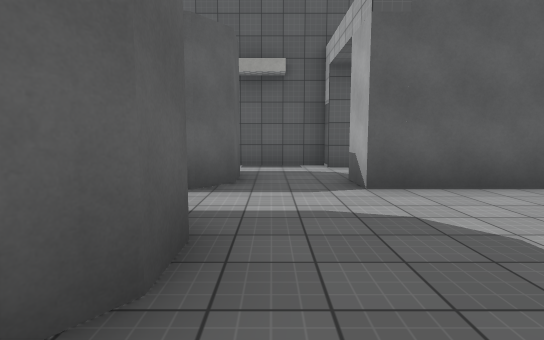
view 1 (above)

14 first-person views from a walk through a Unity game level. The camera is 1.4 m above the floor, tilts 6° down and sees 80° across. Doors are open. The floor is counted in squares, 2 m on a side. Each view is taken from the middle of a square. On the plan, view 1 faces up. The plan holds only what a view shows up to about 10 squares ahead; the rest is blank. The player character is not drawn. Surface patterns are stand-ins for the level's own textures.

view 2
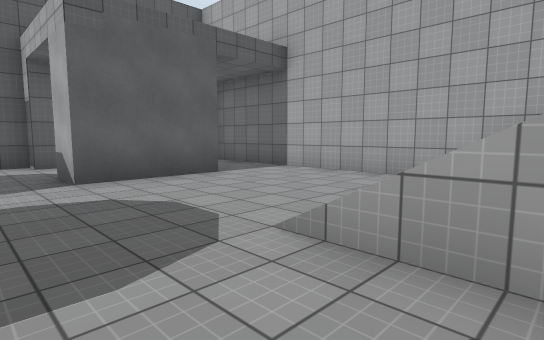

view 3
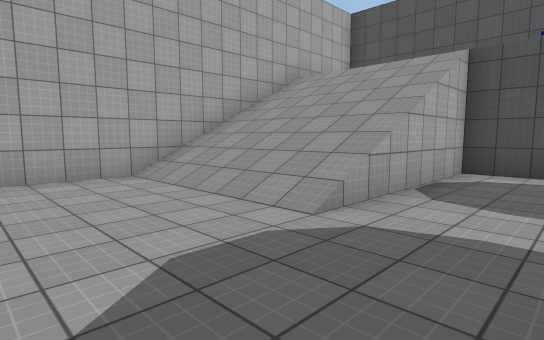

view 4
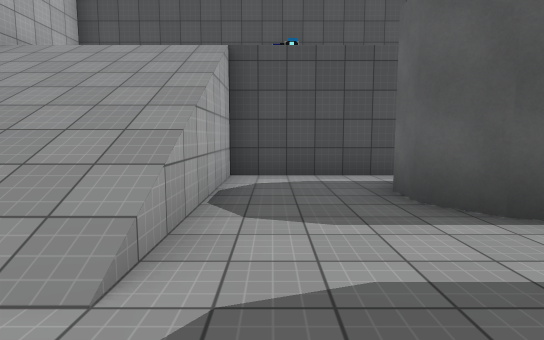

view 5
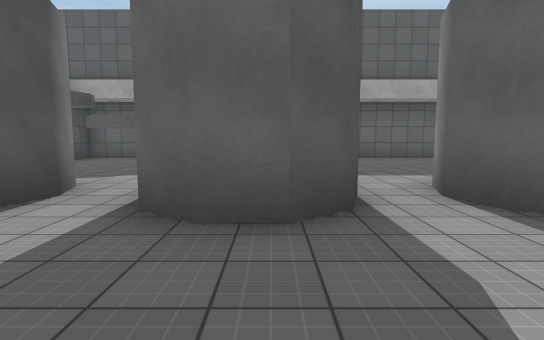

view 6
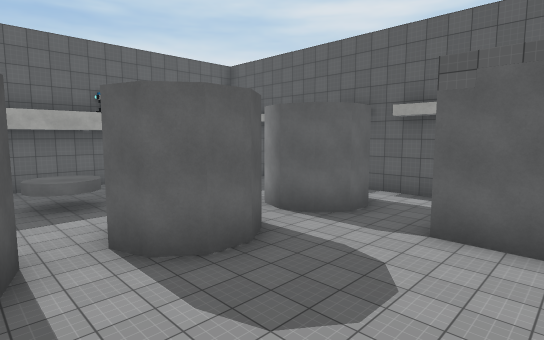

view 7
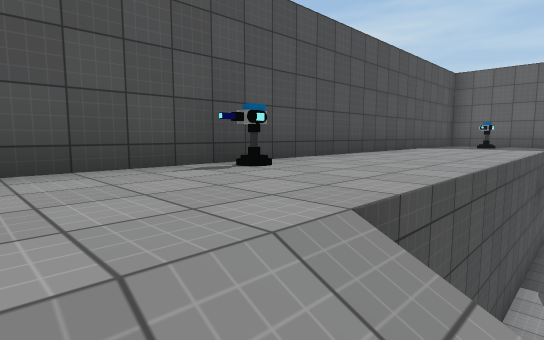

view 8
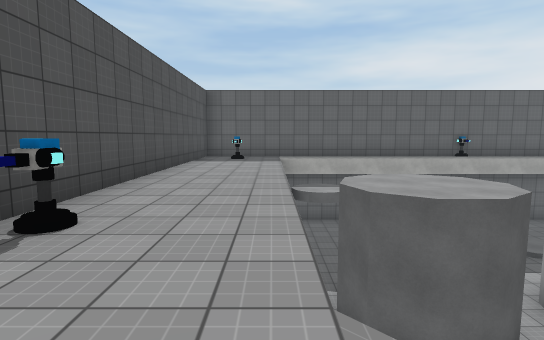

view 9
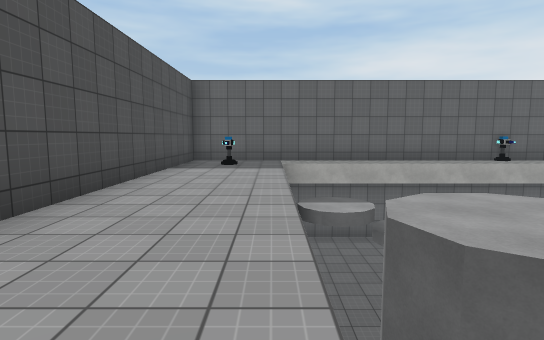

view 10
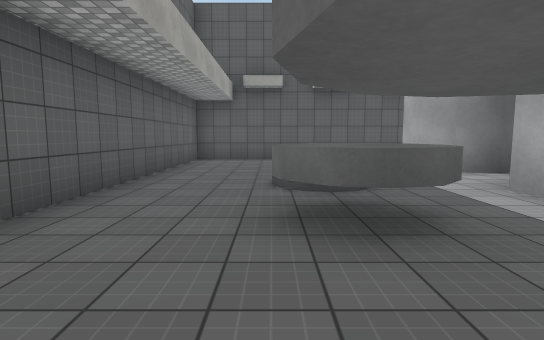

view 11
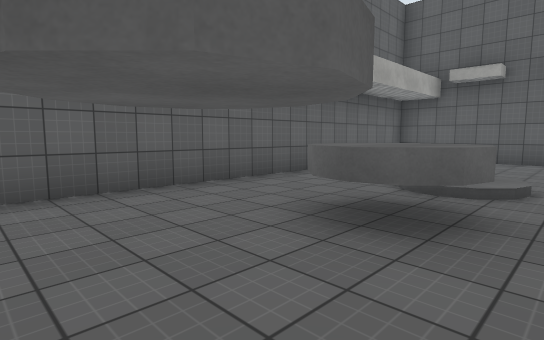

view 12
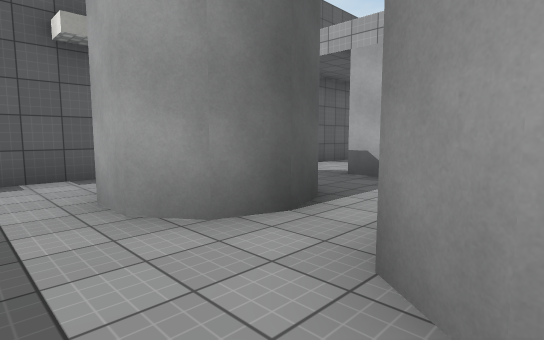

view 13
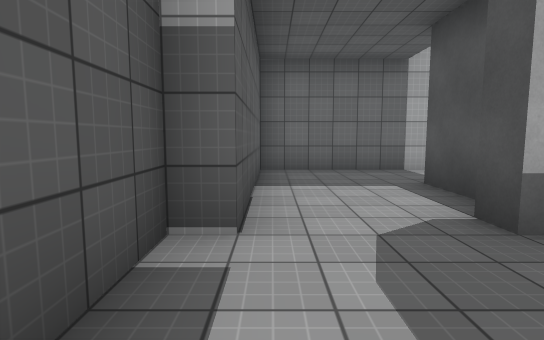

view 14
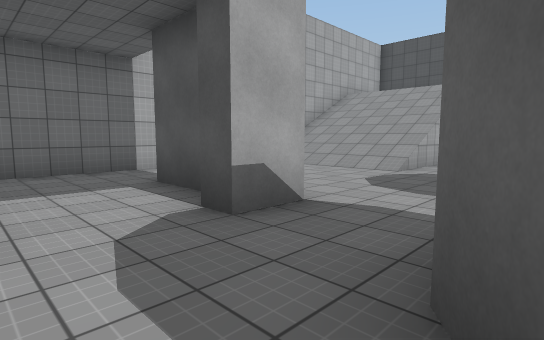

### Floor plan
Key: @ floor where view 1 was taken; # wall or solid block; x gap in a wall; . main floor; : floor 0.25 m higher than the main floor; + floor 4.5 m higher than the main floor; / step, stairs or slope; D open door; ^ raised ledge; T turret.
Columns run from 9 left of view 1 to 6 right of it. Each row starts with its distance up from view 1.
  8 ################
  7 #.........DD...#
  6 #......##.DD...#
  5 #......##..##DD#
  4 #......x.....DD#
  3 #../:..#.......#
  2 #..//..##......#
  1 #..^^..##......#
  0 #...^....@.////#
 -1 #......##..////#
 -2 #......##..////#
 -3 #..........////#
 -4 #++++++++++++++#
 -5 #+T++++++++++  #
 -6 #+++++++++T++  #
 -7 ###############

Where each view was taken, in squares from view 1:
view 1: 0 up, 0 right, facing up
view 2: 1 down, 0 right, facing up-right
view 3: 3 up, 0 right, facing down-right
view 4: 2 up, 1 right, facing down
view 5: 2 up, 2 right, facing left
view 6: 1 down, 3 right, facing up-left
view 7: 3 down, 3 right, facing down-left
view 8: 4 down, 3 right, facing left
view 9: 4 down, 1 right, facing left
view 10: 2 down, 6 left, facing up
view 11: 2 down, 4 left, facing up-left
view 12: 2 up, 4 left, facing up-right
view 13: 7 up, 1 left, facing right
view 14: 7 up, 1 left, facing down-right
